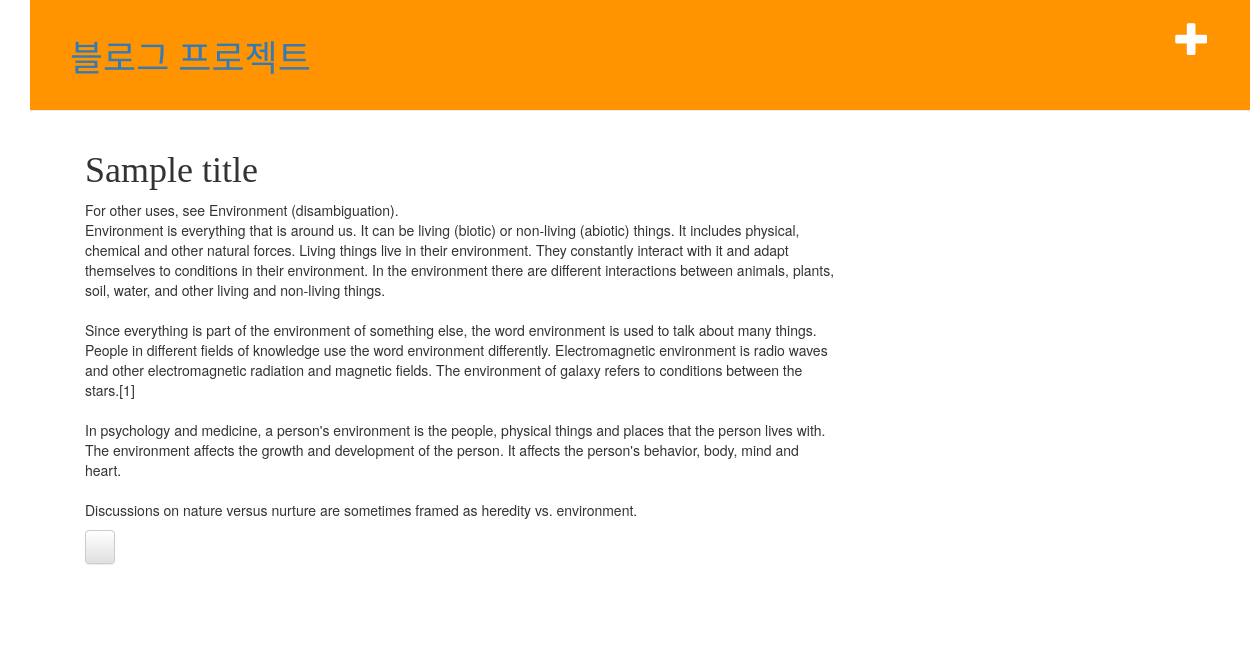
Screenshot of /post/2 with the database file from the repository.
### blog/models.py (models this page shows, shortened)
class Post(models.Model):
    author = models.ForeignKey('auth.User', on_delete=models.CASCADE)
    title = models.CharField(max_length=200)
    text = models.TextField()
    created_date = models.DateTimeField(
            default=timezone.now)
    published_date = models.DateTimeField(
            blank=True, null=True)

### blog/views.py (the view)
# urls.py: path('post/<int:pk>', views.post_detail, name="post_detail"),
def post_detail(request, pk):
    post = get_object_or_404(Post, pk=pk)
    return render(request, 'blog/post_detail.html',{'post':post})

### blog/templates/blog/post_detail.html (shortened to what this page needs)
{% extends 'blog/base.html' %}
{% block content %}
	<div class="post">
		{% if post.published_date %}
		<h1>{{ post.title }}</h1>
		<p>{{ post.text|linebreaksbr }}</p>
		<a class="btn btn-default" href="{%url 'post_edit' pk=post.pk %}">
			<span class="plyphicon glyphicon-edit"></span>
		</a>
		{% else %}
			<h1>비공개 포스트입니다. </h1>
		{% endif %}
	</div>
{% endblock %}

### blog/static/css/blog.css (style rules this page uses)
body { padding-left: 30px; }
h1, h2, h3, h4 { font-family: 'Sunclower', cursive; }
.post { margin-bottom: 70px; }

### rows the page displays
Post: title "Sample title", text "For other uses, see Environment (disambiguation). Environment is everything that is around us. It can be living (biotic) or non-living (abiotic) things. It includes physical, chemical and other natural forces. Living things live in their environment. They constantly interact with it and adapt themselves to conditions in their environment. In the environment there are different interactions between animals, plants, soil, water, and other living and non-living things. Since everything is part of the environment of something else, the word environment is used to talk about many things. People in different fields of knowledge use the word environment differently. Electromagnetic environment is…"
